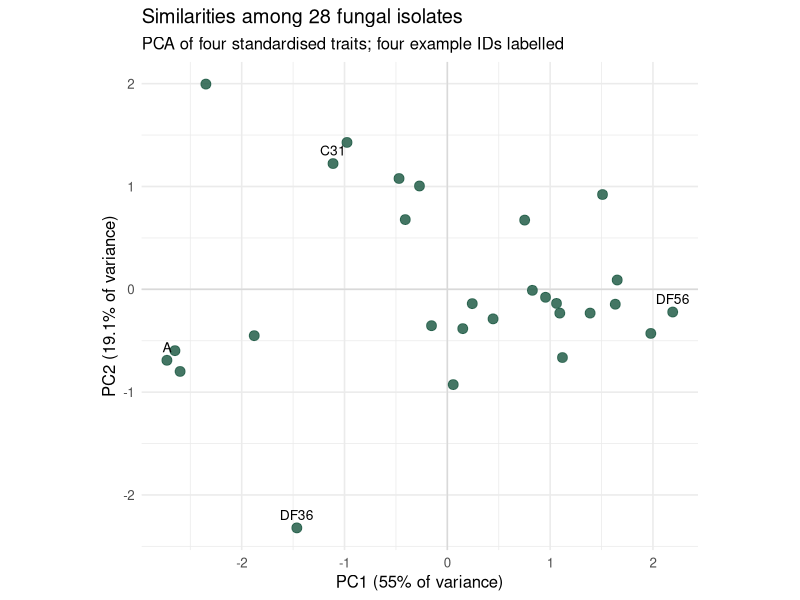
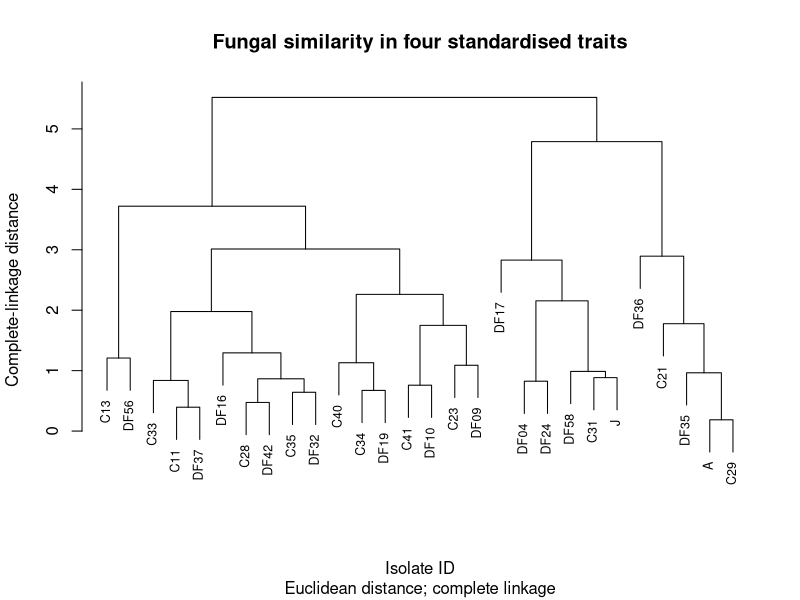
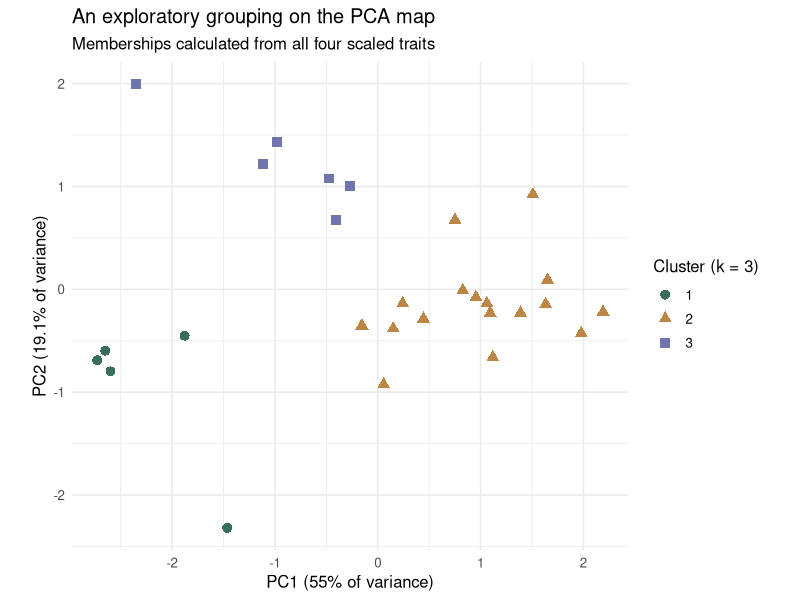
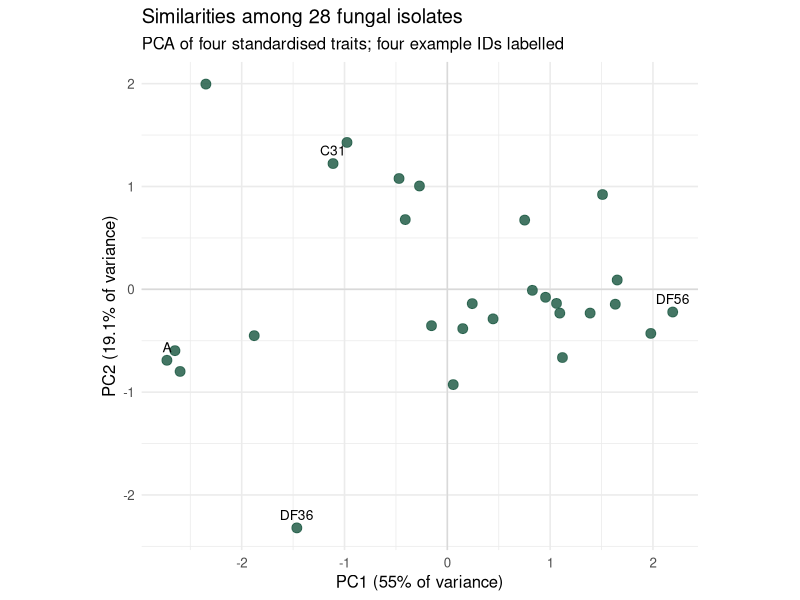
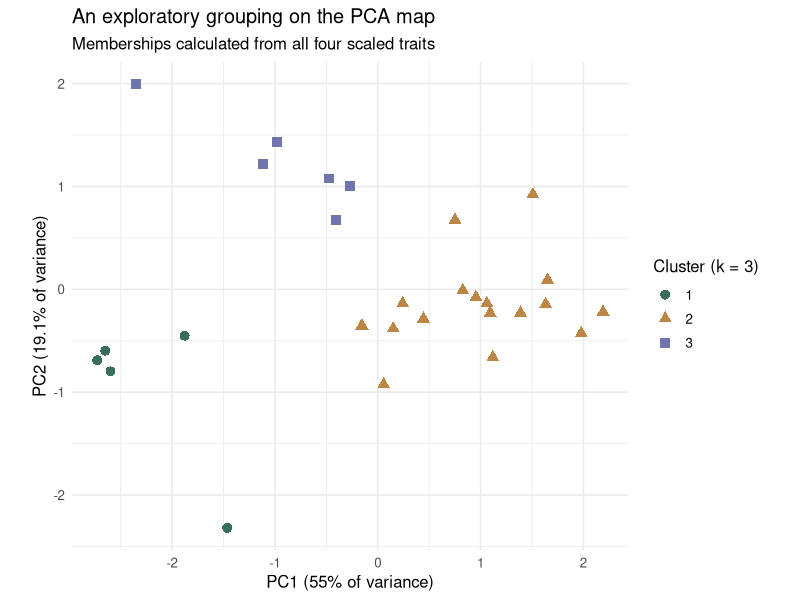
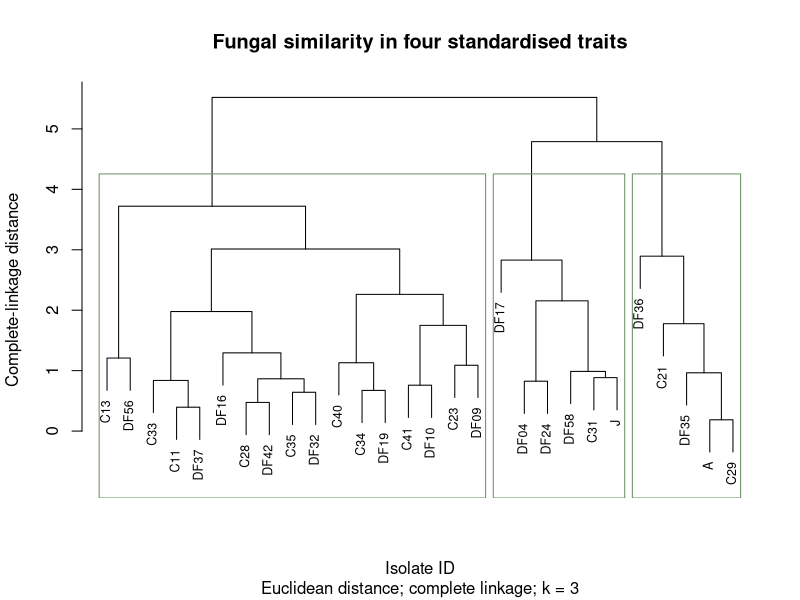

The R script that drew these images, in order:
library(ggplot2)
file.exists("Fungal_traits_day3.csv")
fungi <- read.csv("Fungal_traits_day3.csv")

dim(fungi)
head(fungi)
trait_names <- c("extension", "melanin", "enz_cel", "spore_abund")
trait_data <- fungi[, trait_names]
str(trait_data)
summary(trait_data)

colSums(is.na(trait_data))

keep <- complete.cases(trait_data)
excluded_ids <- fungi$strainID[!keep]
excluded_ids
sum(keep)

fungi_complete <- fungi[keep, ]
trait_matrix <- fungi_complete[, trait_names]
rownames(trait_matrix) <- fungi_complete$strainID
dim(trait_matrix)



trait_scaled <- scale(trait_matrix)

round(colMeans(trait_scaled), 6)
apply(trait_scaled, 2, sd)



pca_result <- prcomp(trait_scaled, center = FALSE, scale. = FALSE)
summary(pca_result)

variance_percent <- 100 * pca_result$sdev^2 / sum(pca_result$sdev^2)
variance_table <- data.frame(
  PC = c("PC1", "PC2", "PC3", "PC4"),
  percent = variance_percent
)
variance_table
sum(variance_percent[1:2])

scores <- data.frame(
  strainID = fungi_complete$strainID,
  PC1 = pca_result$x[, 1],
  PC2 = pca_result$x[, 2]
)
head(scores)

label_data <- scores[scores$strainID %in% c("A", "DF56", "C31", "DF36"), ]

pca_plot <- ggplot(scores, aes(x = PC1, y = PC2)) +
  geom_hline(yintercept = 0, colour = "grey85") +
  geom_vline(xintercept = 0, colour = "grey85") +
  geom_point(size = 3, colour = "#245e49", alpha = 0.85) +
  geom_text(data = label_data, aes(label = strainID), vjust = -0.8, size = 3.5) +
  coord_equal() +
  labs(
    x = paste0("PC1 (", round(variance_percent[1], 1), "% of variance)"),
    y = paste0("PC2 (", round(variance_percent[2], 1), "% of variance)"),
    title = "Similarities among 28 fungal isolates",
    subtitle = "PCA of four standardised traits; four example IDs labelled"
  ) +
  theme_minimal(base_size = 12)
pca_plot



loadings <- pca_result$rotation[, 1:2]
round(loadings, 2)

fungi_complete[fungi_complete$strainID %in% c("A", "DF56"),
               c("strainID", trait_names)]



trait_distances <- dist(trait_scaled, method = "euclidean")
cluster_tree <- hclust(trait_distances, method = "complete")

plot(cluster_tree, labels = fungi_complete$strainID,
     main = "Fungal similarity in four standardised traits",
     xlab = "Isolate ID", sub = "Euclidean distance; complete linkage",
     ylab = "Complete-linkage distance", cex = 0.75)

groups_k2 <- cutree(cluster_tree, k = 2)
groups_k3 <- cutree(cluster_tree, k = 3)

membership <- data.frame(
  strainID = fungi_complete$strainID,
  k2 = groups_k2,
  k3 = groups_k3
)
membership
table(groups_k3)
table(k2 = groups_k2, k3 = groups_k3)



scores$cluster <- factor(groups_k3)

cluster_plot <- ggplot(scores, aes(x = PC1, y = PC2, colour = cluster, shape = cluster)) +
  geom_point(size = 3, alpha = 0.9) +
  coord_equal() +
  scale_colour_manual(values = c("#245e49", "#b67931", "#6266a4")) +
  labs(
    x = paste0("PC1 (", round(variance_percent[1], 1), "% of variance)"),
    y = paste0("PC2 (", round(variance_percent[2], 1), "% of variance)"),
    title = "An exploratory grouping on the PCA map",
    subtitle = "Memberships calculated from all four scaled traits",
    colour = "Cluster (k = 3)", shape = "Cluster (k = 3)"
  ) +
  theme_minimal(base_size = 12)
cluster_plot



cluster_profiles <- aggregate(
  as.data.frame(trait_scaled),
  by = list(cluster = factor(groups_k3)),
  FUN = mean
)
cluster_profiles





dir.create("outputs", showWarnings = FALSE)

scores_export <- data.frame(
  strainID = fungi_complete$strainID,
  pca_result$x,
  cluster_k2 = groups_k2,
  cluster_k3 = groups_k3
)
loadings_export <- data.frame(trait = rownames(loadings), loadings)

write.csv(scores_export, "outputs/Day3_PCA_scores_and_clusters.csv", row.names = FALSE)
write.csv(loadings_export, "outputs/Day3_PC1_PC2_loadings.csv", row.names = FALSE)
write.csv(variance_table, "outputs/Day3_variance_explained.csv", row.names = FALSE)
write.csv(cluster_profiles, "outputs/Day3_cluster_profiles_scaled.csv", row.names = FALSE)
write.csv(fungi_complete, "outputs/Day3_retained_trait_records.csv", row.names = FALSE)
write.csv(data.frame(strainID = excluded_ids), "outputs/Day3_excluded_isolates.csv", row.names = FALSE)

ggsave("outputs/Day3_PCA.png", plot = pca_plot, width = 7.5, height = 5.5, dpi = 300, bg = "white")
ggsave("outputs/Day3_PCA_clusters.png", plot = cluster_plot, width = 7.5, height = 5.5, dpi = 300, bg = "white")

png("outputs/Day3_dendrogram.png", width = 2400, height = 1500, res = 300)
plot(cluster_tree, labels = fungi_complete$strainID,
     main = "Fungal similarity in four standardised traits",
     xlab = "Isolate ID", sub = "Euclidean distance; complete linkage; k = 3",
     ylab = "Complete-linkage distance", cex = 0.75)
rect.hclust(cluster_tree, k = 3, border = "#6a8f62")
dev.off()
